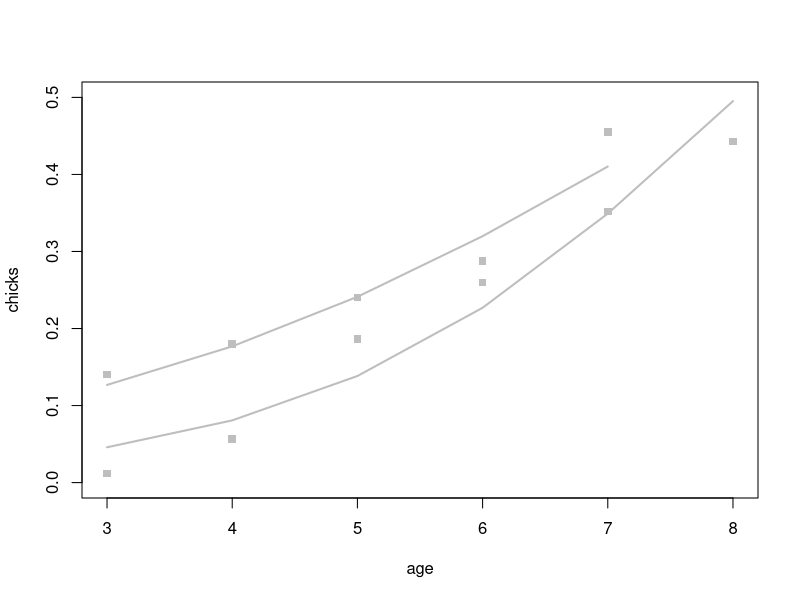

The R script that drew this image: (Note: this script raises an error after producing the figure.)
library(boot)
age<-c(3,4,5,6,7,8)
age.3<-c(0.02,0.01,0.04) #sd=0.01527525
age.4<-c(0.11,0.07,0.16) #sd=0.0450925
age.5<-c(0.37,0.16,0.47,0.49) #sd=0.1510794
age.6<-c(0.58,0.12,0.90,0.70) #sd=0.3308071
age.7<-c(0.50,0.75,0.86) #sd=0.1844813
age.8<-c(0.91,0.86) #sd=0.03535534
chicks<-c(mean(age.3),mean(age.4),mean(age.5),mean(age.6),mean(age.7),mean(age.8))
chicks<-chicks/2 #chicks per parent, therefore, fraction of max output

fit<-glm(chicks~age,family="binomial")
summary(fit)
plot(age,chicks,ylim=c(0,0.5),pch=15,col="gray")
alpha0<-summary(fit)$coefficients[1,1]
beta0<-summary(fit)$coefficients[2,1]
lines(age,inv.logit(alpha0+beta0*age),col="gray",lwd=2)

#> alpha0
#[1] -4.844944
#> beta0
#[1] 0.6031969

# Hinke thesis - Table 3-1
# Reproductive success

age<-c(3,4,5,6,7) #7 = 7+
chicks<-c(0.28,0.36,0.48,0.52,0.91) #chicks per nest
chicks<-chicks/2 #chicks per parent, fraction of max output

fit<-glm(chicks~age,family="binomial")
summary(fit)
points(age,chicks,ylim=c(0,1.0),pch=15,col="gray")
alpha0<-summary(fit)$coefficients[1,1]
beta0<-summary(fit)$coefficients[2,1]
lines(age,inv.logit(alpha0+beta0*age),col="gray",lwd=2)

alpha0.r1.est<-jagsfit.mcmc$summary[rownames(jagsfit.mcmc$summary)=="alpha0.r[1]",1]
alpha0.r2.est<-jagsfit.mcmc$summary[rownames(jagsfit.mcmc$summary)=="alpha0.r[2]",1]
alpha0.r3.est<-jagsfit.mcmc$summary[rownames(jagsfit.mcmc$summary)=="alpha0.r[3]",1]
alpha0.r4.est<-jagsfit.mcmc$summary[rownames(jagsfit.mcmc$summary)=="alpha0.r[4]",1]
alpha0.r5.est<-jagsfit.mcmc$summary[rownames(jagsfit.mcmc$summary)=="alpha0.r[5]",1]
beta0.r1.est<-jagsfit.mcmc$summary[rownames(jagsfit.mcmc$summary)=="beta0.r[1]",1]
beta0.r2.est<-jagsfit.mcmc$summary[rownames(jagsfit.mcmc$summary)=="beta0.r[2]",1]
beta0.r3.est<-jagsfit.mcmc$summary[rownames(jagsfit.mcmc$summary)=="beta0.r[3]",1]
beta0.r4.est<-jagsfit.mcmc$summary[rownames(jagsfit.mcmc$summary)=="beta0.r[4]",1]
beta0.r5.est<-jagsfit.mcmc$summary[rownames(jagsfit.mcmc$summary)=="beta0.r[5]",1]


lines(age,inv.logit(alpha0.r1.est+beta0.r1.est*age),col=rgb(228,26,28,max=255),lwd=2)
lines(age,inv.logit(alpha0.r2.est+beta0.r2.est*age),col=rgb(55,126,184,max=255),lwd=2)
lines(age,inv.logit(alpha0.r3.est+beta0.r3.est*age),col=rgb(77,175,74,max=255),lwd=2)
lines(age,inv.logit(alpha0.r4.est+beta0.r4.est*age),col=rgb(152,78,163,max=255),lwd=2)
lines(age,inv.logit(alpha0.r5.est+beta0.r5.est*age),col=rgb(255,127,0,max=255),lwd=2)

########*********##########**********##########

age<-seq(2,8,1)
breeding.prop<-c(0,17,49,68,82,90,91)
breeding.prop<-breeding.prop/100
fit<-nls(breeding.prop~inv.logit(alpha0+beta0*age)*bSat,start=list(alpha0=-5.5,beta0=2.5,bSat=0.91))
plot(age,breeding.prop,ylim=c(0,1.0),pch=15,col="gray")
alpha0<-summary(fit)$coefficients[1,1]
beta0<-summary(fit)$coefficients[2,1]
bSat<-summary(fit)$coefficients[3,1]
lines(age,inv.logit(alpha0+beta0*age)*bSat,col="gray",lwd=2)

age<-c(2,3,4,5,6,7) #7=7+
breeding.prop<-c(0,0.05,0.33,0.46,0.94,0.94)

# fit with bSat has bSat=1.04 so it was fixed at 1.0
fit<-nls(breeding.prop~inv.logit(alpha0+beta0*age),start=list(alpha0=-5.5,beta0=1.2))
points(age,breeding.prop,ylim=c(0,1.0),pch=15,col="gray")
alpha0<-summary(fit)$coefficients[1,1]
beta0<-summary(fit)$coefficients[2,1]
lines(age,inv.logit(alpha0+beta0*age),col="gray",lwd=2)


alpha0.b1.est<-jagsfit.mcmc$summary[rownames(jagsfit.mcmc$summary)=="alpha0.b[1]",1]
alpha0.b2.est<-jagsfit.mcmc$summary[rownames(jagsfit.mcmc$summary)=="alpha0.b[2]",1]
alpha0.b3.est<-jagsfit.mcmc$summary[rownames(jagsfit.mcmc$summary)=="alpha0.b[3]",1]
alpha0.b4.est<-jagsfit.mcmc$summary[rownames(jagsfit.mcmc$summary)=="alpha0.b[4]",1]
alpha0.b5.est<-jagsfit.mcmc$summary[rownames(jagsfit.mcmc$summary)=="alpha0.b[5]",1]
beta0.b1.est<-jagsfit.mcmc$summary[rownames(jagsfit.mcmc$summary)=="beta0.b[1]",1]
beta0.b2.est<-jagsfit.mcmc$summary[rownames(jagsfit.mcmc$summary)=="beta0.b[2]",1]
beta0.b3.est<-jagsfit.mcmc$summary[rownames(jagsfit.mcmc$summary)=="beta0.b[3]",1]
beta0.b4.est<-jagsfit.mcmc$summary[rownames(jagsfit.mcmc$summary)=="beta0.b[4]",1]
beta0.b5.est<-jagsfit.mcmc$summary[rownames(jagsfit.mcmc$summary)=="beta0.b[5]",1]
#bSat1.est<-jagsfit.mcmc$summary[rownames(jagsfit.mcmc$summary)=="bSat[1]",1]
#bSat2.est<-jagsfit.mcmc$summary[rownames(jagsfit.mcmc$summary)=="bSat[2]",1]
#bSat3.est<-jagsfit.mcmc$summary[rownames(jagsfit.mcmc$summary)=="bSat[3]",1]
#bSat4.est<-jagsfit.mcmc$summary[rownames(jagsfit.mcmc$summary)=="bSat[4]",1]

bSat1.est<-1
bSat2.est<-1
bSat3.est<-1
bSat4.est<-1
bSat5.est<-1

lines(age,inv.logit(alpha0.b1.est+beta0.b1.est*age)*bSat1.est,col=rgb(228,26,28,max=255),lwd=2)
lines(age,inv.logit(alpha0.b2.est+beta0.b2.est*age)*bSat2.est,col=rgb(55,126,184,max=255),lwd=2)
lines(age,inv.logit(alpha0.b3.est+beta0.b3.est*age)*bSat3.est,col=rgb(77,175,74,max=255),lwd=2)
lines(age,inv.logit(alpha0.b4.est+beta0.b4.est*age)*bSat4.est,col=rgb(152,78,163,max=255),lwd=2)
lines(age,inv.logit(alpha0.b5.est+beta0.b5.est*age)*bSat5.est,col=rgb(255,127,0,max=255),lwd=2)